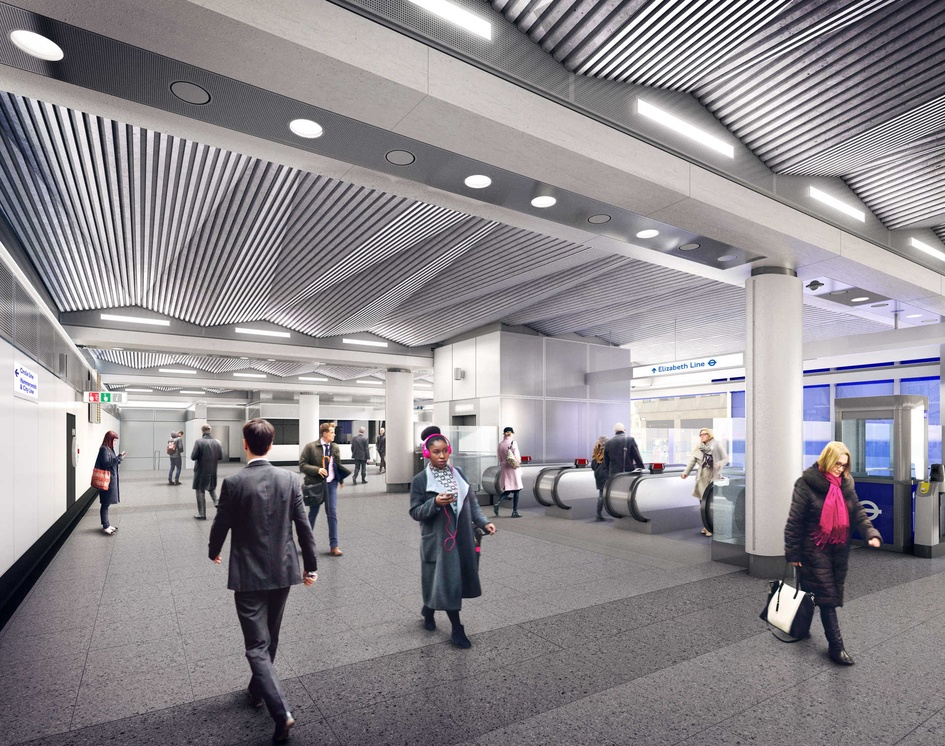
#> input picture images/liverpool_street.jpg, 945 x 746 px, shrunk from 1920 x 1516 before the run
$ python svm12.py
#> lines starting #> are read from the running program, lines starting #| are printed output that depends on the picture; after the words box and inside, x2 and y2 are one past the last pixel; in counts of white or black regions, pixels touching at a corner belong together
# -*- coding: utf-8 -*-
import cv2
import sys

dataset_dir = "images/"


def hog_func():
    # [9 lines of commented-out code are left out]
    img_name = dataset_dir + 'liverpool_street.jpg'
    im = cv2.imread(img_name)
#> im is the input picture: shape (746, 945, 3); mean B, G, R 144.5, 140.1, 144.4
    cv2.imshow('defoult',im)
    # HoG特徴量の計算
    hog = cv2.HOGDescriptor()
    # SVMによる人検出
    hog.setSVMDetector(cv2.HOGDescriptor_getDefaultPeopleDetector())
    hogParams = {'winStride': (8, 8), 'padding': (32, 32), 'scale': 1.05}
    # 人を検出した座標
    human, r = hog.detectMultiScale(im, **hogParams)
#> human = [[69, 400, 77, 153], [170, 407, 75, 150], [578, 404, 76, 153], [669, 413, 74, 147], [275, 405, 90, 181], [369, 390, 147, 293], [747, 406, 155, 310], [161, 378, 199, 368]]; r = [1.33, 2.19, 0.721, 3.24, 1.76, 1.39, 1.73, 1.55]
    # 長方形で人を囲う
    for (x, y, w, h) in human:
        cv2.rectangle(im, (x, y), (x + w, y + h), (0, 50, 255), 3)
#> this loop made 8 passes
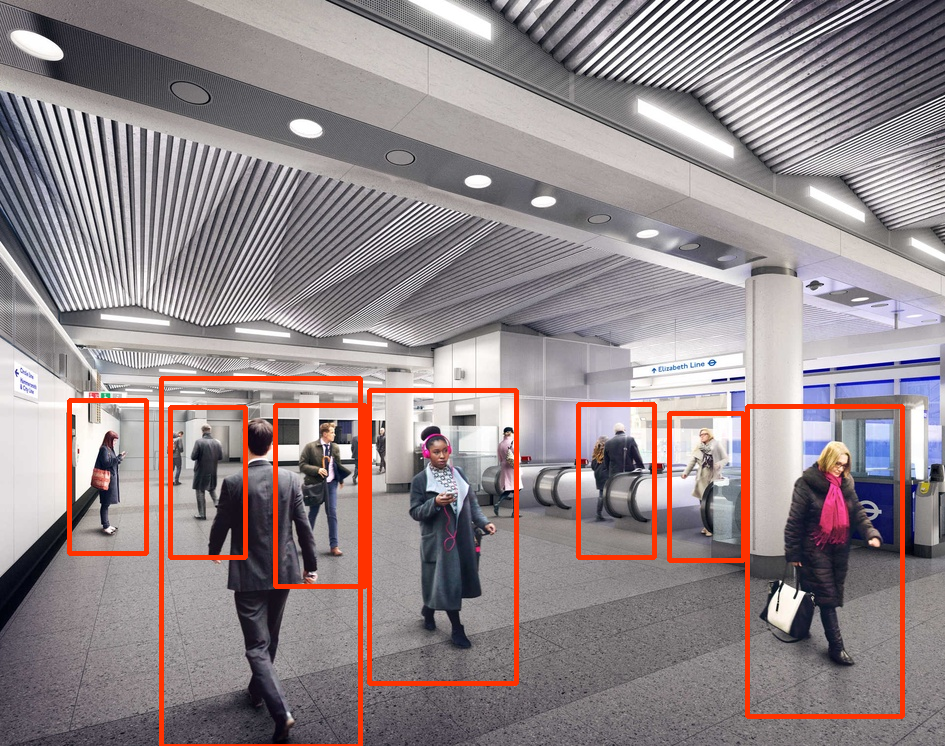
#> im: shape (746, 945, 3); 3.6% of pixels changed, all inside (x1, y1, x2, y2) = (67, 376, 905, 746)
    # 人を検出した座標
    cv2.imshow("Human detection", im)
    cv2.waitKey(0)
    # 画像保存
    # out_file_name = "after" + argv[1]
    out_file_name = dataset_dir+"after" + 'Img3.bmp'
    cv2.imwrite(out_file_name, im)
    print("saved")


if __name__ == '__main__':
    hog_func()

$ run again, with images/h.jpg copied over images/liverpool_street.jpg
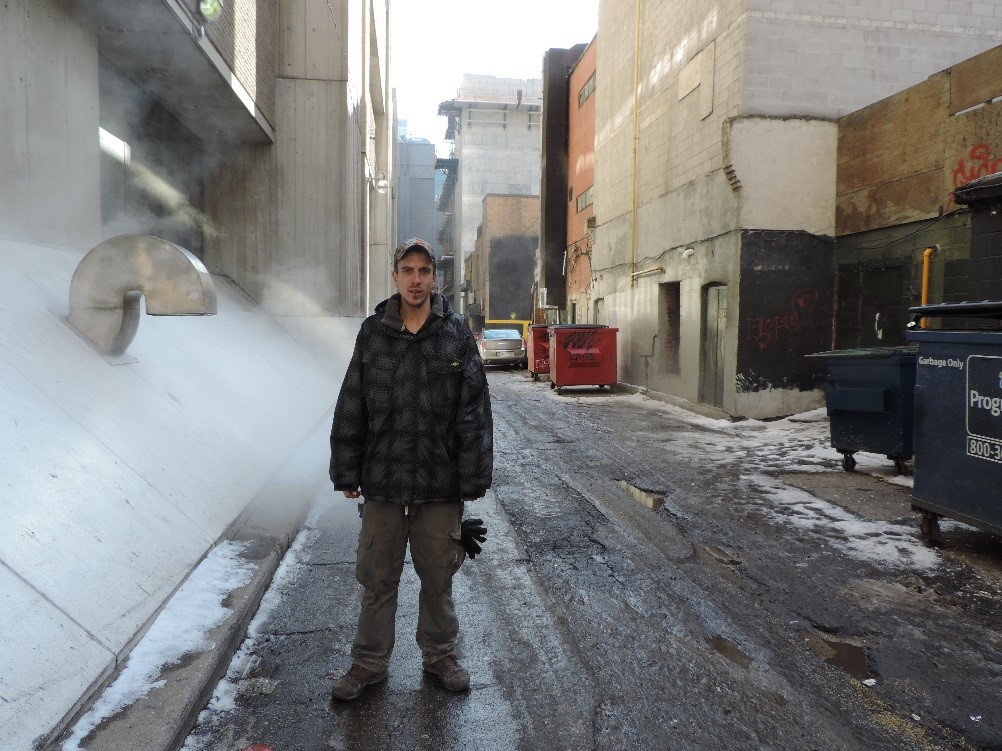
#> input picture images/h.jpg, 1002 x 751 px
#> in hog_func, im is the input picture: shape (751, 1002, 3); mean B, G, R 122.3, 123.3, 123.2
#> human = [[259, 182, 310, 569]]; r = [0.38]
#> the loop in hog_func, `for (x, y, w, h) in human:` made 1 pass
#> after the loop in hog_func, `for (x, y, w, h) in human:`:
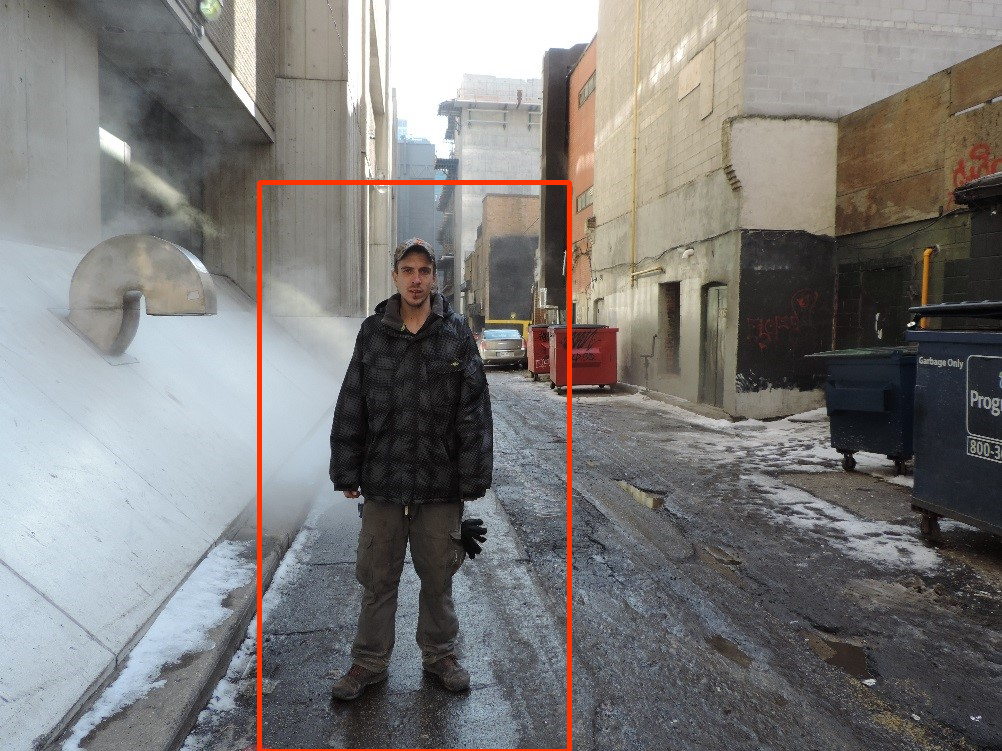
#> im: shape (751, 1002, 3); 1.04% of pixels changed, all inside (x1, y1, x2, y2) = (257, 180, 572, 751)
